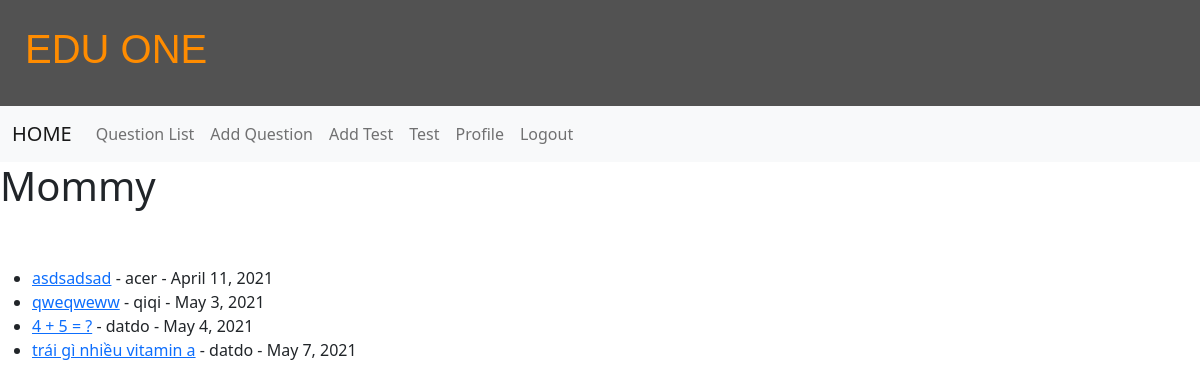
The app's page /category/mommy/ (signed in) with its own data.
### questions/models.py (models this page shows, shortened)
class Question(models.Model):
    exam = models.ForeignKey(Exam,null=True, on_delete=models.SET_NULL)
    user = models.ForeignKey(User, null=True, on_delete=models.SET_NULL)
    date = models.DateField(auto_now_add=True)
    category = models.CharField(max_length= 255, default='')
    question = models.CharField(max_length=255)
    rightAnswer = models.CharField(max_length=255)
    a1 = models.CharField(max_length=255)
    a2 = models.CharField(max_length=255)
    a3 = models.CharField(max_length=255)
    correctFeedback = models.TextField(max_length=255, null=True, blank=True, default="")
    incorrectFeedback = models.TextField(max_length=255, null=True, blank=True, default="")

### questions/views.py (the view)
# urls.py: path("category/<str:cats>/", questions.views.Category_view, name='category'),
def Category_view(request, cats):
    category_questions = Question.objects.filter(category = cats)
    return render(request, 'category.html', {'cats':cats.title(), 'category_questions': category_questions})

### questions/processor.py (called while the page is built)
def cats_renderer(request):
    return {
       'all_cats': Category.objects.all(),
    }

### templates/category.html
{% extends "base.html" %}
{% block content %}
{%if category_questions%}
<h1>{{cats}} </h1>
<br><br/>
<ul>
{% for question in category_questions %}
    <li><a href="{%url 'question-detail' question.pk %}">{{ question.question }}</a> - {{ question.user }} - {{ question.date }}
{% endfor %}
</ul>
{%else%}
<h1>0 question in {{cats}} category</h1>
{%endif%}
{% endblock %}

### records on screen
Question: question "asdsadsad", user "acer", date "April 11, 2021"
Question: question "qweqweww", user "qiqi", date "May 3, 2021"
Question: question "4 + 5 = ?", user "datdo", date "May 4, 2021"
Question: question "trái gì nhiều vitamin a", user "datdo", date "May 7, 2021"

### other values on screen
{{ cats }} "Mommy"
